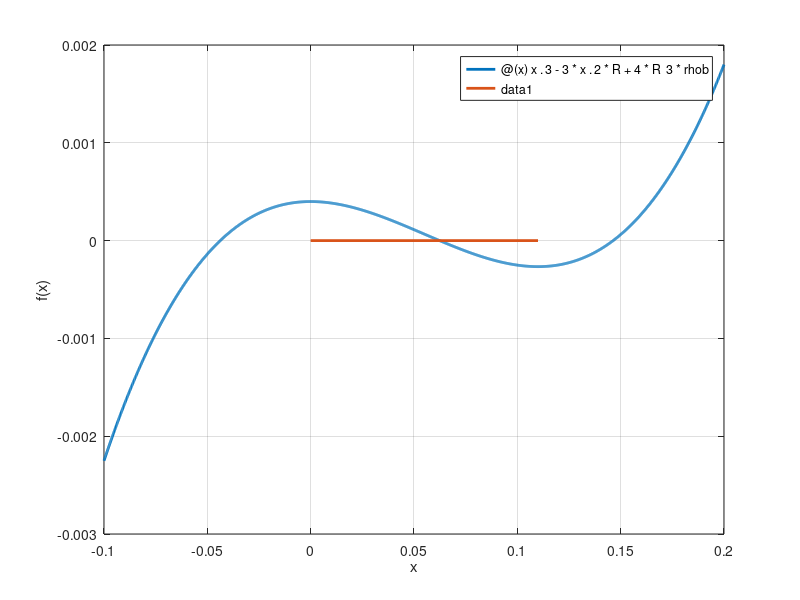

Write the MATLAB code that produced this figure. (Note: this script raises an error after producing the figure.)
% problema boa
% definisco i dati
R=0.055; % [m] raggio della boa
rhob=0.6; % [kg/m^3] densita' della boa
f=@(x)x.^3-3*x.^2*R+4*R^3*rhob; % function handle della funzione di cui
% calcolare la radice

% localizzo la/le radice
figure(1); clf
fplot(f,[-0.1,0.2],'Linewidth',2)
hold on
plot([0,2*R],[0,0],'Linewidth',2)
grid on
xlabel('x')
ylabel('f(x)')

scelta=menu('Scegli il metodo',...
            'bisezione',...
            'Newton',...
            'secanti');

if scelta==1
  % definisco i dati per bisezione
  a=0; b=2*R; % estremi dell'intervallo iniziale per bisezione
  tol=1e-8; % tolleranza per il test d'arresto
  kmax=100; % numero massimo di iterazioni
  [zero,res,k]=bisezione(f,a,b,tol,kmax)

  % rappresento sul grafico la soluzione calcolata
  figure(1)
  plot(zero,res,'x')

  kmin_teorico=ceil(log2((b-a)/tol)-1)

elseif scelta==2
  % definisco i dati per Newton
  df=@(x)3*x.^2-6*x*R; % derivata di f
  x0=0; % punto iniziale 
  tol=1e-8; % tolleranza per il test d'arresto
  kmax=100; % numero massimo di iterazioni
  [zero,res,k]=newton(f,df,x0,tol,kmax)
  % rappresento sul grafico la soluzione calcolata
  figure(1);
  plot(zero, res, 'ro','Markerfacecolor','r')

elseif scelta==3
  % definisco i dati per secanti
  x0=0;
  x1=0.05;
  tol=1e-8;
  kmax=100;
  [zero,res,k]=secanti(f,x0,x1,tol,kmax)
  % rappresento sul grafico la soluzione calcolata
  figure(1);
  plot(zero, res, 'ro','Markerfacecolor','r')
end
